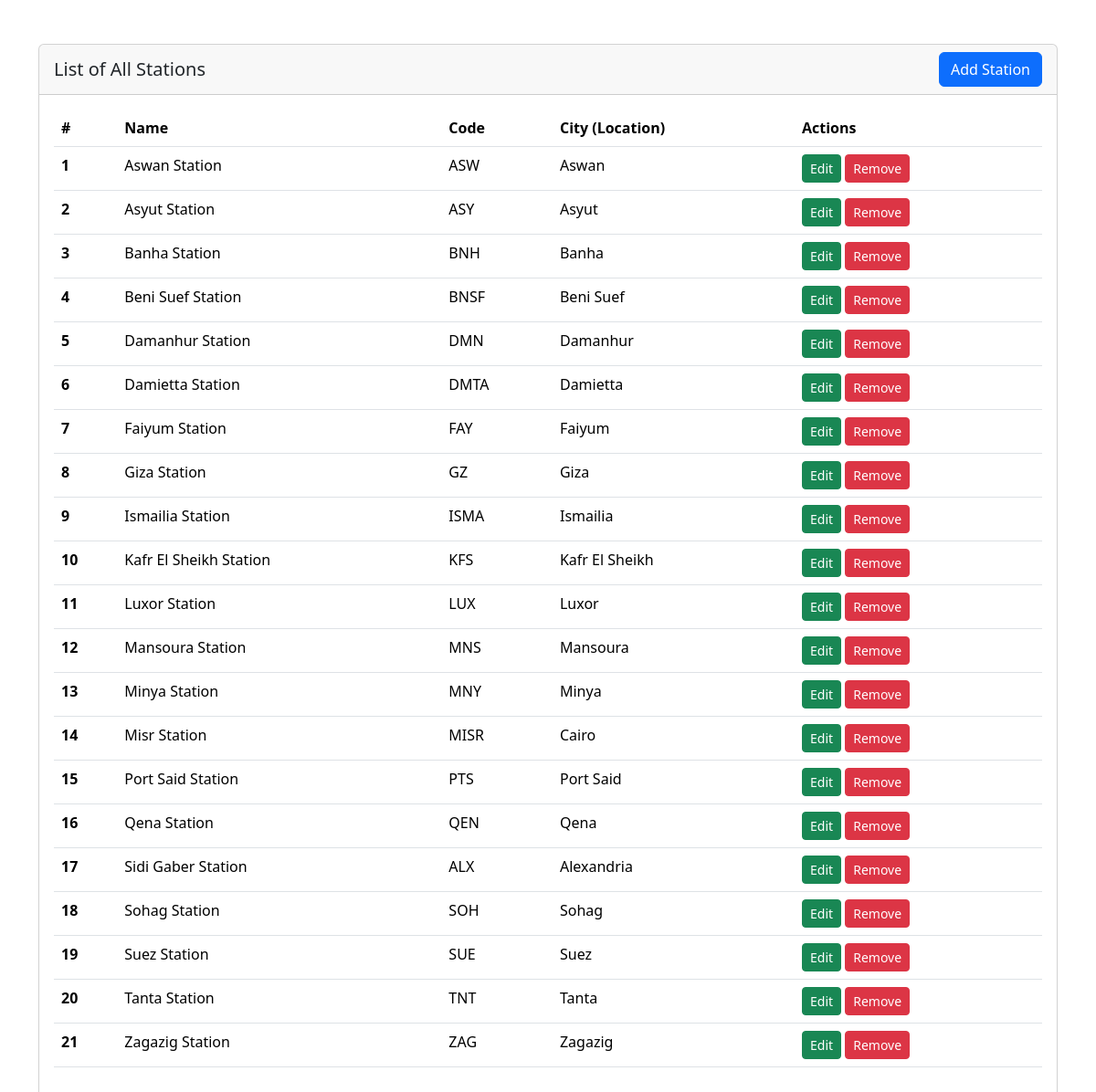
The page /views/Admin/manage_stations.php (signed in) on the database its author committed.
### tables this page shows
CREATE TABLE `stations` (
  `station_id` int(11) NOT NULL,
  `station_code` varchar(10) NOT NULL,
  `station_name` varchar(100) NOT NULL,
  `city` varchar(100) NOT NULL,
  `created_at` timestamp NOT NULL DEFAULT current_timestamp(),
  `updated_at` timestamp NOT NULL DEFAULT current_timestamp() ON UPDATE current_timestamp(),
  `is_active` tinyint(1) NOT NULL DEFAULT 1 COMMENT '1 for active, 0 for inactive'
);

### config/DBController.php (called while the page is built, shortened)
<?php
class DBController {
    private $dbHost = 'localhost';
    private $dbUser = 'root';
    private $dbPassword = '';
    private $dbName = 'ticket_system';
    private $connection;
    private static $instance = null;
    private function __construct($dbName = 'ticket_system') {
        $this->dbName = $dbName;
    }
    public static function getInstance($dbName = 'ticket_system') {
        if (self::$instance === null) {
            self::$instance = new DBController($dbName);
        }
        return self::$instance;
    }
    public function openConnection() {
        $this->connection = new mysqli($this->dbHost, $this->dbUser, $this->dbPassword, $this->dbName);
        return true;
    }
    public function select($qry, $params = []) {
        $result = $this->connection->query($qry);
        return $result->fetch_all(MYSQLI_ASSOC);
    }
}
?>

### models/Station.php (called while the page is built, shortened)
<?php
class Station
{
    private $db;
    private $table_name = "stations";
    private $col_id = "station_id";
    private $col_name = "station_name";
    private $col_code = "station_code";
    private $col_city = "city";
    public function __construct($dbConnection)
    {
        $this->db = $dbConnection;
    }
    public function getAllStations()
    {
        $query = "SELECT {$this->col_id} as station_id,
                         {$this->col_name} as station_name,
                         {$this->col_code} as station_code,
                         {$this->col_city} as city
                  FROM {$this->table_name}
                  ORDER BY {$this->col_name} ASC";
        try {
            $result = $this->db->select($query);
            return $result;
        } catch (Exception $e) {
            $this->setLastError("Exception fetching stations: " . $e->getMessage());
            return false;
        }
    }
}

### views/Admin/manage_stations.php (the view, shortened to what this page needs)
<!DOCTYPE html>
<html lang="en">
<head>
    <link href="../public/assets/css/bootstrap.css" rel="stylesheet" />
</head>
<body>
    <?php
    require_once '../../config/DBController.php';
    require_once '../../models/Station.php';
    $stations = [];
    $dbErrorMessage = '';
    $db = DBController::getInstance();
    if ($db->openConnection()) {
        try {
            $stationModel = new Station($db);
            $stations = $stationModel->getAllStations();
        } catch (RuntimeException $e) {
            $stations = [];
            $dbErrorMessage = "Error: " . $e->getMessage();
            error_log("Manage Stations Error: " . $e->getMessage());
        }
    } else {
        $dbErrorMessage = "Failed to connect to the database: " . $db->getLastError();
    }
    ?>
    <div class="container mt-5">
        <div class="row">
            <div class="col-12">
                <div class="card">
                    <div class="card-header d-flex justify-content-between align-items-center">
                        <h5 class="mb-0">List of All Stations</h5>
                        <a href="add_station.php" class="btn btn-primary">Add Station</a>
                    </div>
                    <div class="card-body">
                        <div class="table-responsive">
                            <table class="table table-hover">
                                <thead>
                                    <tr>
                                        <th scope="col">#</th>
                                        <th scope="col">Name</th>
                                        <th scope="col">Code</th>
                                        <th scope="col">City (Location)</th>
                                        <th scope="col">Actions</th>
                                    </tr>
                                </thead>
                                <tbody>
                                    <?php if (!empty($stations)) {
                                        $count = 1;
                                        foreach ($stations as $station) {
                                            echo "<tr>";
                                            echo "<th scope='row'>" . $count++ . "</th>";
                                            echo "<td>" . htmlspecialchars($station['station_name']) . "</td>";
                                            echo "<td>" . htmlspecialchars($station['station_code']) . "</td>";
                                            echo "<td>" . htmlspecialchars($station['city']) . "</td>";
                                            echo "<td>
                                  <a href='edit_station.php?id=" . htmlspecialchars($station['station_id']) . "' class='btn btn-success btn-sm'>Edit</a>
                                  <a href='delete_station.php?id=" . htmlspecialchars($station['station_id']) . "' class='btn btn-danger btn-sm' onclick='return confirm(\"Are you sure you want to delete this station?\")'>Remove</a>
                                  </td>";
                                            echo "</tr>";
                                        }
                                    } else if (empty($dbErrorMessage)) {
                                        echo "<tr><td colspan='5'>No stations found</td></tr>";
                                    } ?>
                                </tbody>
                            </table>
                        </div>
                    </div>
                </div>
            </div>
        </div>
    </div>
</body>
</html>

### rows shown on the page
stations: station_name "Aswan Station", station_code "ASW", city "Aswan"
stations: station_name "Asyut Station", station_code "ASY", city "Asyut"
stations: station_name "Banha Station", station_code "BNH", city "Banha"
stations: station_name "Beni Suef Station", station_code "BNSF", city "Beni Suef"
stations: station_name "Damanhur Station", station_code "DMN", city "Damanhur"
stations: station_name "Damietta Station", station_code "DMTA", city "Damietta"
stations: station_name "Faiyum Station", station_code "FAY", city "Faiyum"
stations: station_name "Giza Station", station_code "GZ", city "Giza"
stations: station_name "Ismailia Station", station_code "ISMA", city "Ismailia"
stations: station_name "Kafr El Sheikh Station", station_code "KFS", city "Kafr El Sheikh"
stations: station_name "Luxor Station", station_code "LUX", city "Luxor"
stations: station_name "Mansoura Station", station_code "MNS", city "Mansoura"
stations: station_name "Minya Station", station_code "MNY", city "Minya"
stations: station_name "Misr Station", station_code "MISR", city "Cairo"
stations: station_name "Port Said Station", station_code "PTS", city "Port Said"
stations: station_name "Qena Station", station_code "QEN", city "Qena"
stations: station_name "Sidi Gaber Station", station_code "ALX", city "Alexandria"
stations: station_name "Sohag Station", station_code "SOH", city "Sohag"
stations: station_name "Suez Station", station_code "SUE", city "Suez"
stations: station_name "Tanta Station", station_code "TNT", city "Tanta"
stations: station_name "Zagazig Station", station_code "ZAG", city "Zagazig"
